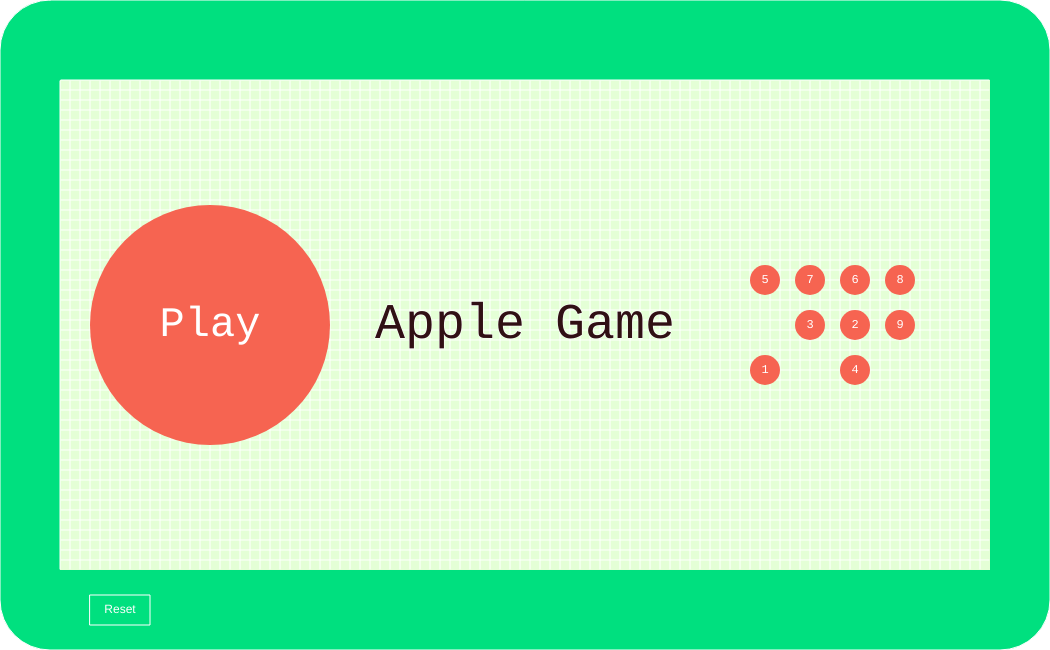
Frame 1 (no input)
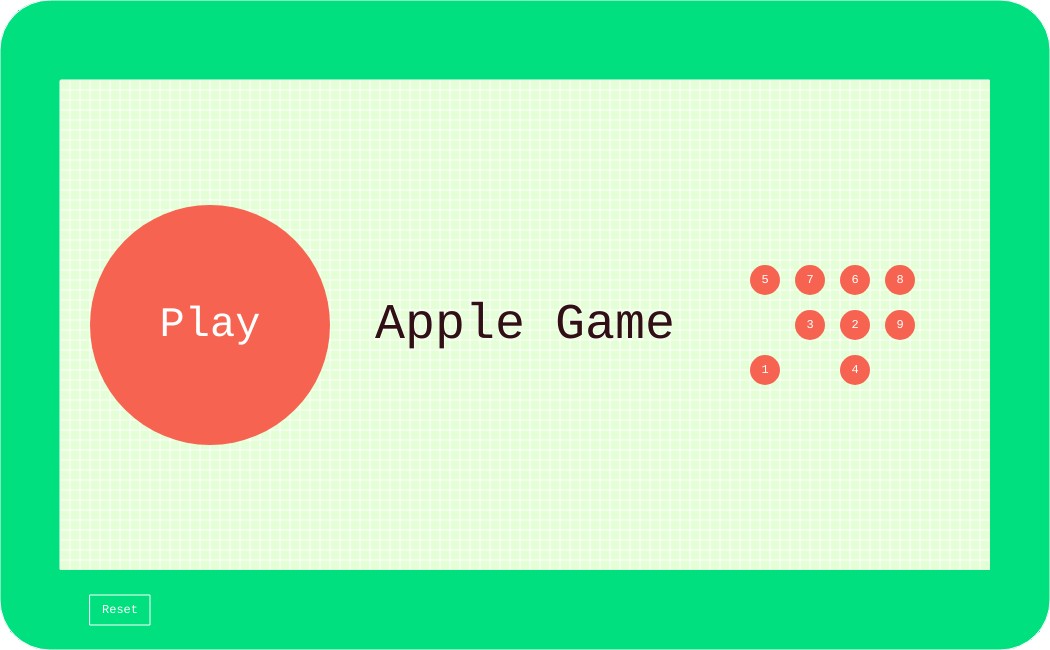
Frame 60 (no input)
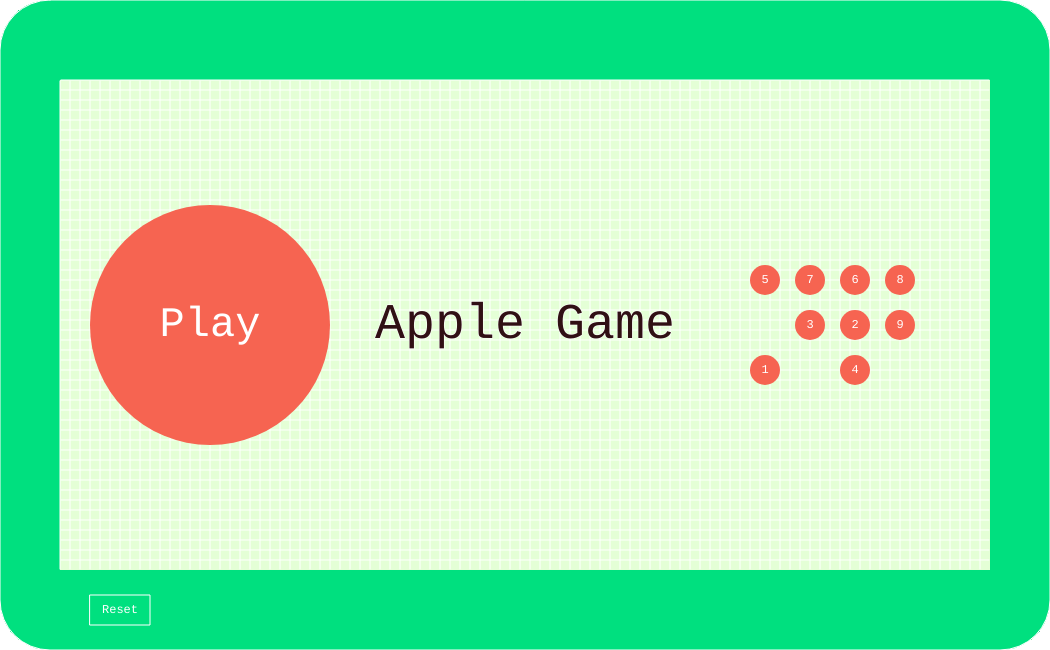
Frame 120 (the mouse pressed at the canvas centre since frame 60)

The p5.js sketch that drew these frames (run headless with seeded random() and noise() and a simulated clock; from frame 60 on, the mouse is pressed at the canvas centre):

// p5.js sketch
// ── sketch.js
// TODO: add more buttons to frame, add sound effects, add/make bg music
const CANVAS_WIDTH = 1050;
const CANVAS_HEIGHT = 650;

const APPLE_DIAMETER = 30;
const BACKGROUND_X = 60;
const BACKGROUND_Y = 80;
const BOARD_X = BACKGROUND_X + (1.5 * APPLE_DIAMETER);
const BOARD_Y = BACKGROUND_Y + ((CANVAS_HEIGHT - (2 * BACKGROUND_Y) - (APPLE_DIAMETER * 13.5)) / 2);
const TIMER_X = CANVAS_WIDTH - BACKGROUND_X - (2.5 * APPLE_DIAMETER);
const TIMER_Y = BACKGROUND_Y + (1.5 * APPLE_DIAMETER);
const SCORE_X = CANVAS_WIDTH - BACKGROUND_X - (2.5 * APPLE_DIAMETER);
const SCORE_Y = CANVAS_HEIGHT - BACKGROUND_Y - (1.5 * APPLE_DIAMETER);
const GAMEOVER_X = CANVAS_WIDTH - BACKGROUND_X - (2.5 * APPLE_DIAMETER);
const GAMEOVER_Y = (CANVAS_HEIGHT / 2) - (1.5 * APPLE_DIAMETER);
const GAMEOVER_SCORE_X = CANVAS_WIDTH - BACKGROUND_X - (2.5 * APPLE_DIAMETER);
const GAMEOVER_SCORE_Y = (CANVAS_HEIGHT / 2) + (1.5 * APPLE_DIAMETER);

const PLAY_BUTTON_RADIUS = 120;
const PLAY_BUTTON_X = BACKGROUND_X + PLAY_BUTTON_RADIUS + 30;
const PLAY_BUTTON_Y = CANVAS_HEIGHT / 2;
const PLAY_BUTTON = new CircleButton("play", PLAY_BUTTON_X, PLAY_BUTTON_Y, PLAY_BUTTON_RADIUS);

const RESET_BUTTON_WIDTH = 60;
const RESET_BUTTON_HEIGHT = 30;
const RESET_BUTTON_X = 90;
const RESET_BUTTON_Y = CANVAS_HEIGHT - (BACKGROUND_Y / 2) - (RESET_BUTTON_HEIGHT / 2);
const RESET_BUTTON = new RectButton("reset", RESET_BUTTON_X, RESET_BUTTON_Y, RESET_BUTTON_WIDTH, RESET_BUTTON_HEIGHT);

const FONT_SIZE_TITLE = 50;
const FONT_SIZE_BIG = 42;
const FONT_SIZE_MEDIUM = 24;
const FONT_SIZE_SMALL = 12;
const TEXT_FONT = "monospace";
const COLOR_PALETTE = {
    White: "#ffffff",
    Black: "#000000",
    LimeGreen: "#5ec940",
    Malachite: "#00e07f",
    Tomato: "#f66451",
    Nyanza: "#e4ffd6",
    BlackBean: "#301014",
    Jasmine: "#face75",
    AfricanViolet: "#a176a7",
};

var showMainMenuScreen = true;
var showGameScreen = false;
var showGameOverScreen = false;
var lastClickX = 0;
var lastClickY = 0;
var buttons = [ PLAY_BUTTON, RESET_BUTTON ];
var game = new Game();

// p5js setup function
function setup() {
    createCanvas(CANVAS_WIDTH, CANVAS_HEIGHT);
}

// p5js draw function
function draw() {
    drawFrame();

    if (showMainMenuScreen) {
        drawMainMenuScreen();
    }

    if (showGameScreen) {
        drawGameScreen();
    }

    if (showGameOverScreen) {
        drawGameScreen();
        drawGameOverScreen();
    }

    hoverButtons();
}

// p5js mousePressed event
function mousePressed() {
    lastClickX = mouseX;
    lastClickY = mouseY;

    buttons.forEach(b => {
        if (b.isMouseOver(lastClickX, lastClickY)) {
            if (b.id === "play") {
                game.play();
                showMainMenuScreen = false;
                showGameScreen = true;
                showGameOverScreen = false;
            }
            else if (b.id === "reset") {
                if (showGameScreen) {
                    game.play();
                } else if (showGameOverScreen) {
                    game.play();
                    showMainMenuScreen = false;
                    showGameScreen = true;
                    showGameOverScreen = false;
                }
            }
        }
    });

    if (showGameScreen) {
        buttons = buttons.filter(b => b.id !== "play");
    }
}

// p5js mouseReleased event
function mouseReleased() {
    if (showGameScreen && !game.gameover) {
        selectApples(lastClickX, lastClickY, mouseX, mouseY);
    }
}

function selectApples(startx, starty, endx, endy) {
    let sum = 0;
    for (let i = 0; i < Game.BOARD_ROWS; i++) {
        for (let j = 0; j < Game.BOARD_COLS; j++) {
            let apple = game.board.getValue(i, j);
            let space = APPLE_DIAMETER * 1.5;
            if (
                apple !== 0 &&
                BOARD_X + (j * space) > min(startx, endx) &&
                BOARD_X + (j * space) < max(startx, endx) &&
                BOARD_Y + (i * space) > min(starty, endy) &&
                BOARD_Y + (i * space) < max(starty, endy)
            ) {
                sum += apple;
                if (sum > 10) return;
            }
        }
    }

    if (sum !== 10) return;

    for (let i = 0; i < Game.BOARD_ROWS; i++) {
        for (let j = 0; j < Game.BOARD_COLS; j++) {
            let apple = game.board.getValue(i, j);
            let space = APPLE_DIAMETER * 1.5;
            if (
                apple !== 0 &&
                BOARD_X + (j * space) > min(startx, endx) &&
                BOARD_X + (j * space) < max(startx, endx) &&
                BOARD_Y + (i * space) > min(starty, endy) &&
                BOARD_Y + (i * space) < max(starty, endy)
            ) {
                game.board.removeApple(i, j);
                game.addScore(1);
            }
        }
    }
}

function drawFrame() {
    let c = color(COLOR_PALETTE.Malachite);
    fill(c);
    stroke(COLOR_PALETTE.White);
    rect(0, 0, CANVAS_WIDTH, CANVAS_HEIGHT, 50);

    drawResetButton();
    // TODO: draw other buttons: BGM button, sound effects button, etc.
}

function drawResetButton() {
    let c = color(COLOR_PALETTE.Malachite);

    fill(c);
    stroke(COLOR_PALETTE.White);
    rect(RESET_BUTTON_X, RESET_BUTTON_Y, RESET_BUTTON_WIDTH, RESET_BUTTON_HEIGHT);

    noStroke();
    fill(COLOR_PALETTE.White);
    textSize(FONT_SIZE_SMALL);
    textAlign(CENTER, CENTER);
    text('Reset', RESET_BUTTON_X + (RESET_BUTTON_WIDTH / 2), RESET_BUTTON_Y + (RESET_BUTTON_HEIGHT / 2));
}

function drawBackground() {
    let c = color(COLOR_PALETTE.Nyanza);

    fill(c);
    noStroke();
    rect(BACKGROUND_X, BACKGROUND_Y, CANVAS_WIDTH - (2 * BACKGROUND_X), CANVAS_HEIGHT - (2 * BACKGROUND_Y));

    stroke(COLOR_PALETTE.White);
    let xinc = BACKGROUND_X;
    let yinc = BACKGROUND_Y;
    while (xinc < (CANVAS_WIDTH - BACKGROUND_X)) {
        line(xinc, BACKGROUND_Y + 1, xinc, CANVAS_HEIGHT - BACKGROUND_Y - 1);
        xinc += (APPLE_DIAMETER / 3);
    }

    while (yinc < (CANVAS_HEIGHT - BACKGROUND_Y)) {
        line(BACKGROUND_X + 1, yinc, CANVAS_WIDTH - BACKGROUND_X - 1, yinc);
        yinc += (APPLE_DIAMETER / 3);
    }
}

function drawMainMenuScreen() {
    let x = width / 2;
    let y = height / 2;
    let c = color(COLOR_PALETTE.BlackBean);

    drawBackground();

    stroke(COLOR_PALETTE.White);
    fill(c);
    textFont(TEXT_FONT);
    textSize(FONT_SIZE_TITLE);
    textAlign(CENTER, CENTER);
    text('Apple Game', x, y);

    drawSample();
    drawPlayButton();
}

function drawSample() {
    let midY = CANVAS_HEIGHT / 2;
    let leftX = CANVAS_WIDTH - BACKGROUND_X - (1.5 * APPLE_DIAMETER) - (APPLE_DIAMETER * 6);
    let positions = [
        [0, -1, '5'], [1, -1, '7'], [2, -1, '6'], [3, -1, '8'],
        [1, 0, '3'], [2, 0, '2'], [3, 0, '9'],
        [0, 1, '1'], [2, 1, '4']
    ];

    positions.forEach(p => {
        let xpos = leftX + (1.5 * APPLE_DIAMETER * p[0]);
        let ypos = midY + (1.5 * APPLE_DIAMETER * p[1]);
        drawApple(xpos, ypos, p[2]);
    });
}

function drawPlayButton() {
    let c = color(COLOR_PALETTE.Tomato);

    noStroke();
    fill(c);
    circle(PLAY_BUTTON_X, PLAY_BUTTON_Y, PLAY_BUTTON_RADIUS * 2);

    noStroke();
    fill(COLOR_PALETTE.White);
    textSize(FONT_SIZE_BIG);
    textAlign(CENTER, CENTER);
    text('Play', PLAY_BUTTON_X, PLAY_BUTTON_Y);
}

function hoverButtons() {
    let hover = buttons.reduce((acc, b) => {
        return acc || b.isMouseOver(mouseX, mouseY);
    }, false);

    if (hover) {
        cursor('pointer');
    } else {
        cursor('default');
    }
}

function drawGameScreen() {
    game.updateTimer();
    if (game.gameover) {
        showGameOverScreen = true;
        showGameScreen = false;
        showMainMenuScreen = false;
    }

    drawBackground();
    drawBoard();
    drawTimer();
    drawScore();

    if (mouseIsPressed) {
        drawSelect(lastClickX, lastClickY, mouseX, mouseY);
    }
}

function drawBoard() {
    let space = APPLE_DIAMETER * 1.5;
    for (let i = 0; i < Game.BOARD_ROWS; i++) {
        for (let j = 0; j < Game.BOARD_COLS; j++) {
            let apple = game.board.getValue(i, j);
            if (apple != 0) {
                drawApple(BOARD_X + (j * space), BOARD_Y + (i * space), apple.toString());
            }
        }
    }
}

function drawApple(x, y, val) {
    let c = color(COLOR_PALETTE.Tomato);

    fill(c);
    noStroke();
    circle(x, y, APPLE_DIAMETER);

    fill(COLOR_PALETTE.White);
    textSize(FONT_SIZE_SMALL);
    textAlign(CENTER, CENTER);
    text(val, x, y);
}

function drawTimer() {
    fill(COLOR_PALETTE.BlackBean);
    textSize(FONT_SIZE_MEDIUM);
    textAlign(CENTER, CENTER);
    text(game.timer.toString(), TIMER_X, TIMER_Y);
}

function drawScore() {
    fill(COLOR_PALETTE.BlackBean);
    textSize(FONT_SIZE_MEDIUM);
    textAlign(CENTER, CENTER);
    text(game.score.toString(), SCORE_X, SCORE_Y);
}

function drawSelect(startx, starty, endx, endy) {
    let alpha = 116;
    let c = color(COLOR_PALETTE.Jasmine);

    c.setAlpha(alpha);
    fill(c);
    rect(startx, starty, endx - startx, endy - starty);

    highlightApples(startx, starty, endx, endy);
}

function highlightApples(startx, starty, endx, endy) {
    for (let i = 0; i < Game.BOARD_ROWS; i++) {
        for (let j = 0; j < Game.BOARD_COLS; j++) {
            let apple = game.board.getValue(i, j);
            let space = APPLE_DIAMETER * 1.5;
            if (
                apple !== 0 &&
                BOARD_X + (j * space) > min(startx, endx) &&
                BOARD_X + (j * space) < max(startx, endx) &&
                BOARD_Y + (i * space) > min(starty, endy) &&
                BOARD_Y + (i * space) < max(starty, endy)
            ) {
                drawHighlightedApple(BOARD_X + (j * space), BOARD_Y + (i * space), apple);
            }
        }
    }
}

function drawHighlightedApple(x, y, val) {
    let c = color(COLOR_PALETTE.AfricanViolet);

    fill(c);
    noStroke();
    circle(x, y, APPLE_DIAMETER);

    fill(COLOR_PALETTE.White);
    textSize(FONT_SIZE_SMALL);
    textAlign(CENTER, CENTER);
    text(val, x, y);
}

function drawGameOverScreen() {
    fill(COLOR_PALETTE.BlackBean);
    textSize(FONT_SIZE_MEDIUM);
    textAlign(CENTER, CENTER);
    text('Game Over', GAMEOVER_X, GAMEOVER_Y);
    text('Score:' + game.score.toString(), GAMEOVER_SCORE_X, GAMEOVER_SCORE_Y);
}

// ── board.js
class Board {
    constructor(height, width) {
        this.height = height;
        this.width = width;
        this.board = [];
    }

    /**
     * Initialize a board.
     */
    init() {
        this.board = [];
        for (let i = 0; i < this.height; i++) {
            let newRow = [];
            for (let j = 0; j < this.width; j++) {
                let randomVal = Math.floor((Math.random() * 9) + 1);
                newRow.push(randomVal);
            }
            this.board.push(newRow);
        }
    }

    /**
     * Gets the value of the board at the given position.
     * @param {number} i Row index.
     * @param {number} j Column index.
     * @returns The value of the board at row i, column j.
     */
    getValue(i, j) {
        return this.board[i][j];
    }

    /**
     * Gets a list of selected indices on the board. Excludes empty positions on the board.
     * @param {number} starti The index of the start row.
     * @param {number} startj The index of the start column.
     * @param {number} endi The index of the end row.
     * @param {number} endj The index of the end column.
     * @returns A list of tuples containing the selected indices.
     */
    getSelectedIndices(starti, startj, endi, endj) {
        let selectedIndices = [];
        for (let i = starti; i <= endi; i++) {
            for (let j = startj; j <= endj; j++) {
                let apple = this.board[i][j];
                if (apple !== 0) {
                    selectedIndices.push([i, j]);
                }
            }
        }

        return selectedIndices;
    }

    /**
     * Removes the apple at the given index from the board.
     * @param {number} i Row of the apple to remove.
     * @param {number} j Column of the apple to remove.
     */
    removeApple(i, j) {
        this.board[i][j] = 0;
    }

    /**
     * Prints the board in the console. Null values are represented with the 'X' character.
     */
    print() {
        for (let i = 0; i < this.height; i++) {
            let rowStr = "";
            for (let j = 0; j < this.width; j++) {
                rowStr += this.board[i][j].toString(); + "\t";
            }

            console.log(rowStr);
        }
    }
}
// ── button.js
class Button
{
    constructor(id, x, y) {
        this.id = id;
        this.x = x;
        this.y = y;
    }
}

class CircleButton extends Button
{
    constructor(id, x, y, r) {
        super(id, x, y);
        this.radius = r;
    }

    isMouseOver(mouseX, mouseY) {
        return Math.pow(mouseX - this.x, 2) + Math.pow(mouseY - this.y, 2) < Math.pow(this.radius, 2);
    }
}

class RectButton extends Button
{
    constructor(id, x, y, w, h) {
        super(id, x, y);
        this.width = w;
        this.height = h;
    }

    isMouseOver(mouseX, mouseY) {
        return mouseX > this.x && mouseX < (this.x + this.width) && mouseY > this.y && mouseY < (this.y + this.height);
    }
}
// ── game.js
class Game
{
    static TOTAL_TIME = 120;
    static BOARD_ROWS = 10;
    static BOARD_COLS = 17;

    constructor() {
        this.board = null;
        this.score = 0;
        this.timer = 0;
        this.gameover = true;
        this.gameStartTimeStamp = null;
    }

    /**
     * Updates the game timer.
     */
    updateTimer() {
        if (this.timer > 0) {
            this.timer = Game.TOTAL_TIME - Math.floor((Date.now() - this.gameStartTimeStamp) / 1000);
        } else {
            this.timer = 0;
            this.gameover = true;
        }
    }

    /**
     * Starts a new game.
     */
    play() {
        this.gameover = false;
        this.score = 0;
        this.timer = Game.TOTAL_TIME;
        this.gameStartTimeStamp = Date.now();
        this.board = new Board(Game.BOARD_ROWS, Game.BOARD_COLS);
        this.board.init();
    }

    /**
     * Adds the given number to the current score.
     * @param {number} n Score to add.
     */
    addScore(n) {
        this.score += n;
    }
}
